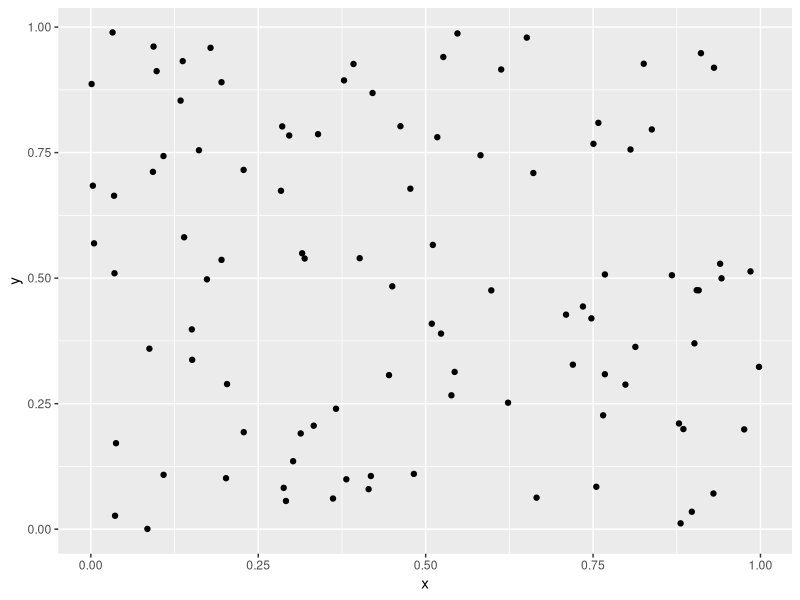

Here is the R script that generated this plot:
library(ggplot2)
library(dplyr)

library(ggplot2)
library(dplyr)

df <- data.frame(
x = runif(100),
y = runif(100),
z1 = rnorm(100),
z2 = abs(rnorm(100))
)

ggplot(df, aes(x, y)) + geom_point()
